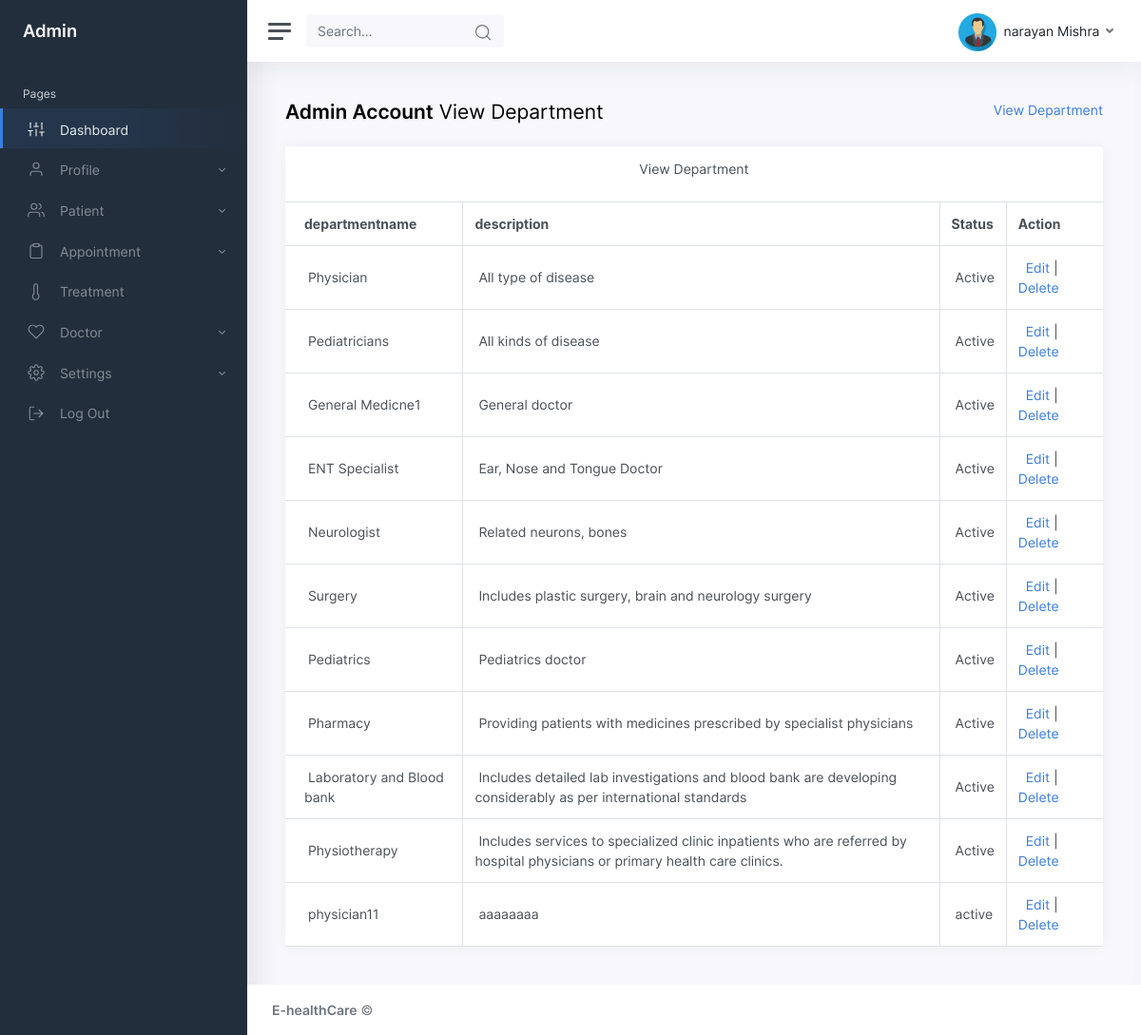
/admin/viewdepartment.php (signed in), run on the app's committed database.
### tables this page shows
CREATE TABLE `department` (
  `departmentid` int(10) NOT NULL,
  `departmentname` varchar(100) NOT NULL,
  `description` text NOT NULL,
  `status` varchar(10) NOT NULL
);

### admin/viewdepartment.php (the view, shortened to what this page needs)
<!DOCTYPE html>
<html lang="en">
<head>
  <link href="css/app.css" rel="stylesheet">
</head>
<body>
  <div class="wrapper">
    <?php include("menu.php");?>
    <div class="main">
            <?php include("header.php");?>
      <main class="content">
        <div class="container-fluid p-0">
          <div class="row mb-2 mb-xl-3">
                      <div class="col-auto d-none d-sm-block">
              <h3><strong>Admin Account</strong> View Department</h3>
            </div>
            <div class="col-auto ml-auto text-right mt-n1">
              <nav aria-label="breadcrumb">
                <ol class="breadcrumb bg-transparent p-0 mt-1 mb-0">
                  <li class="breadcrumb-item"><a href="#">View Department</a></li>
                </ol>
              </nav>
            </div>
          </div>
                 <div class="row">
                  <div class="col-12 col-xl-12">
              <div class="card">
                <div class="card-header">
                  <h5 class="card-title text-center">View Department</h5>
                </div>
                <table class="table table-bordered">
                  <thead>
                    <tr>
                        <th>departmentname</th>
          <th>description</th>
          <th>Status</th>
          <th>Action</th>
                    </tr>
                  </thead>
                  <tbody>
     <?php
    $sql ="SELECT * FROM department";
    $qsql = mysqli_query($con,$sql);
    while($rs = mysqli_fetch_array($qsql))
    {
        echo "<tr>
          <td>&nbsp;$rs[departmentname]</td>
          <td>&nbsp;$rs[description]</td>
       <td>&nbsp;$rs[status]</td>
       <td>&nbsp;
        <a href='department.php?editid=$rs[departmentid]'>Edit</a> | <a href='viewdepartment.php?delid=$rs[departmentid]'>Delete</a> </td>
        </tr>";
    }
    ?>
                  </tbody>
                </table>
              </div>
            </div>
                 </div>
        </div>
      </main>
      <?php include("footer.php");?>
    </div>
  </div>
</body>
</html>

### admin/header.php (shortened to what this page needs)
<?php
include("dbconnection.php");
if(!isset($_SESSION['adminid']))
{
  echo "<script>window.location='adminlogin.php';</script>";
}
else
{
  $sql = "SELECT adminname FROM admin  WHERE adminid='$_SESSION[adminid]'";
  $qsql = mysqli_query($con,$sql);
  $rsprofile=  mysqli_fetch_array($qsql);
  ?>
<nav class="navbar navbar-expand navbar-light navbar-bg">
				<a class="sidebar-toggle d-flex">
          <i class="hamburger align-self-center"></i>
        </a>
				<form class="d-none d-sm-inline-block">
					<div class="input-group input-group-navbar">
						<input type="text" class="form-control" placeholder="Search…" aria-label="Search" disabled="">
						<button class="btn" type="button">
              <i class="align-middle" data-feather="search"></i>
            </button>
					</div>
				</form>
				<div class="navbar-collapse collapse">
					<ul class="navbar-nav navbar-align">
						<li class="nav-item dropdown">
							<a class="nav-link dropdown-toggle d-none d-sm-inline-block" href="#" data-toggle="dropdown">
                <img src="img/admin.png" class="avatar img-fluid rounded mr-1" alt="Charles Hall" /> <span class="text-dark"><?php echo $rsprofile[adminname]; ?></span>
              </a>
						</li>
					</ul>
				</div>
			</nav>
			<?php }?>

### data on the page
department: departmentname "Physician", description "All type of disease", status "Active"
department: departmentname "Pediatricians", description "All kinds of disease", status "Active"
department: departmentname "General Medicne1", description "General doctor", status "Active"
department: departmentname "ENT Specialist", description "Ear, Nose and Tongue Doctor", status "Active"
department: departmentname "Neurologist", description "Related neurons, bones", status "Active"
department: departmentname "Surgery", description "Includes plastic surgery, brain and neurology surgery", status "Active"
department: departmentname "Pediatrics", description "Pediatrics doctor", status "Active"
department: departmentname "Pharmacy", description "Providing patients with medicines prescribed by specialist physicians", status "Active"
department: departmentname "Laboratory and Blood bank", description "Includes detailed lab investigations and blood bank are developing considerably as per international standards", status "Active"
department: departmentname "Physiotherapy", description "Includes services to specialized clinic inpatients who are referred by hospital physicians or primary health care clinics.", status "Active"
department: departmentname "physician11", description "aaaaaaaa", status "active"

### other printed values
$rsprofile[adminname] "narayan Mishra"
